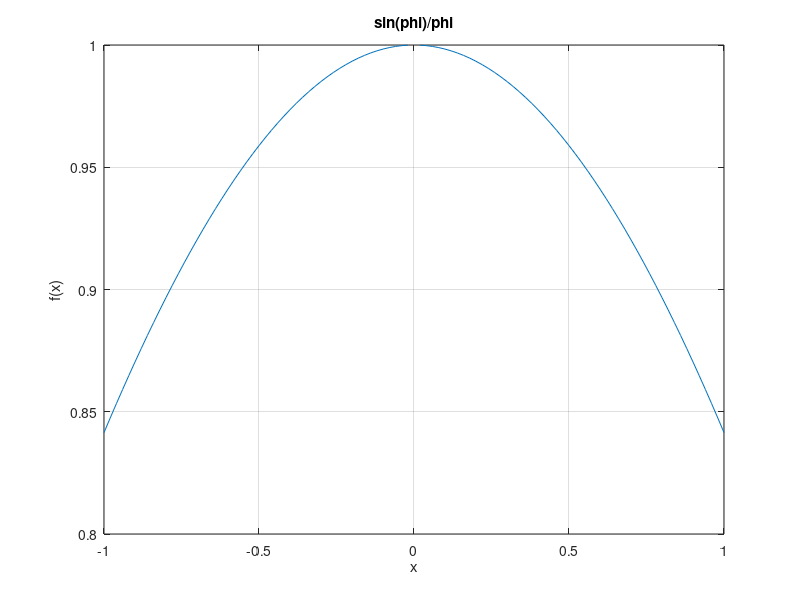

Here is the MATLAB script that generated this plot:
%r = sin(phi)/(phi)
phi = (-1:0.02:1);
r = sin(phi)./phi;

plot(phi, r);
grid on;
xlabel ('x');
ylabel ('f(x)');
title ('sin(phi)/phi');
